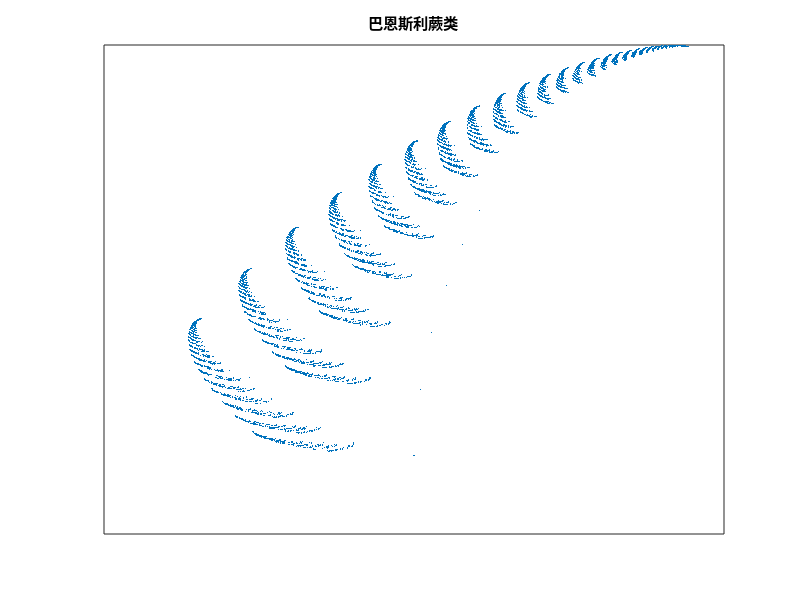

Here is the MATLAB script that generated this plot: (Note: this script raises an error after producing the figure.)
function fern = fenxingfern(n)
% BARNLEY_FERN 绘制巴恩斯利蕨类barnsley_fern)
% BARNLEY_FERN(n), 将创建一个以蕨类形状为主题的MATLAB图像
% 自适应于形状阈值 n，默认为10000。 

% 设置默认值
if nargin < 1
    n = 10000;
end

% 设置巴恩斯利蕨类的参数
a = [ 0.00   0.00  0.00  0.16  0.00  0.00;
      0.85   0.04 -0.04  0.85  0.00  1.60;
      0.20  -0.26  0.23  0.22  0.00  1.60;
     -0.15   0.28  0.26  0.24  0.00  0.44 ];

% 开始绘制
fern(1,:)=[0 0];
for i = 2:n
    % 生成随机数，用于确定绘制使用的参数行
    r=rand;
    p=find(r<=cumsum(a(:,1)),1,'first');
    
    % 根据选择的参数行更新坐标位置
    fern(i,1)=a(p,1)*fern(i-1,1)+a(p,2)*fern(i-1,2)+a(p,5);
    fern(i,2)=a(p,3)*fern(i-1,1)+a(p,4)*fern(i-1,2)+a(p,6);
end

% 绘制图像
plot(fern(:,1),fern(:,2),'.','MarkerSize',1);
set(gca,'Color',[0.2 0.2 0.2],'XTick',[],'YTick',[]);
axis([-3 3 0 10]);
xlabel(' ');
ylabel(' ');
title('巴恩斯利蕨类');

fenxingfern(10000);
print('fenxingfern.png', '-dpng', '-r300')